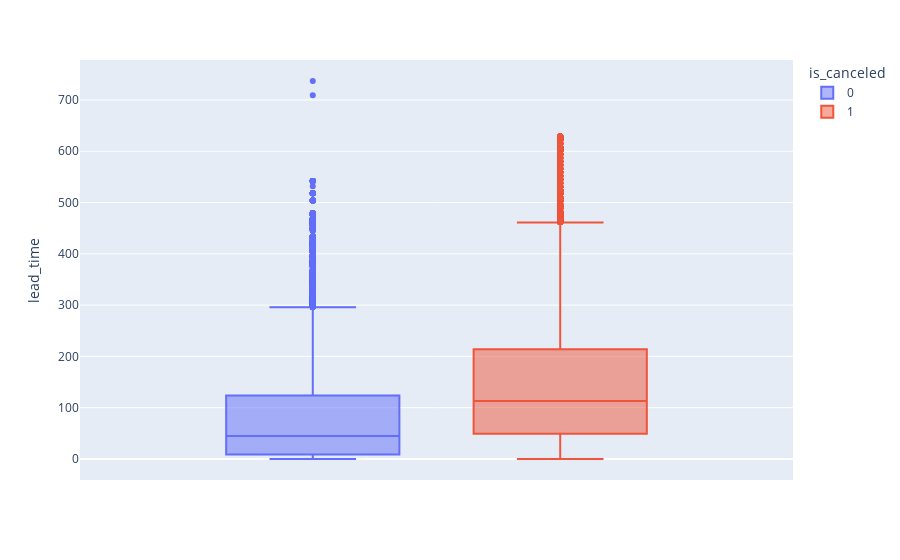

This figure's notebook cell:
### Markdown cell above
Looking through the correlations dataframe and heat map, we can see that the is_canceled column has strong correlation with columns like lead_time and deposit_type. Let's dig deeper into this

### Code cell
# Boxplot of lead time vs cancellations
px.box(df_sel2, y='lead_time', color='is_canceled')

### Figure 1 — Plotly figure (JSON) as saved in the notebook; plotly's stock layout.template omitted (floating-point values rounded to 4 significant figures; data arrays with more than 128 entries replaced by an {"elided": "..."} marker saying what was removed)
{"data": [{"alignmentgroup": "True", "hovertemplate": "is_canceled=0<br>lead_time=%{y}<extra></extra>", "legendgroup": "0", "marker": {"color": "#636efa"}, "name": "0", "notched": false, "offsetgroup": "0", "orientation": "v", "showlegend": true, "type": "box", "x0": " ", "xaxis": "x", "y": {"elided": "75011 int values"}, "y0": " ", "yaxis": "y"}, {"alignmentgroup": "True", "hovertemplate": "is_canceled=1<br>lead_time=%{y}<extra></extra>", "legendgroup": "1", "marker": {"color": "#EF553B"}, "name": "1", "notched": false, "offsetgroup": "1", "orientation": "v", "showlegend": true, "type": "box", "x0": " ", "xaxis": "x", "y": {"elided": "44198 int values"}, "y0": " ", "yaxis": "y"}], "layout": {"boxmode": "group", "legend": {"title": {"text": "is_canceled"}, "tracegroupgap": 0}, "margin": {"t": 60}, "xaxis": {"anchor": "y", "domain": [0, 1]}, "yaxis": {"anchor": "x", "domain": [0, 1], "title": {"text": "lead_time"}}}}
